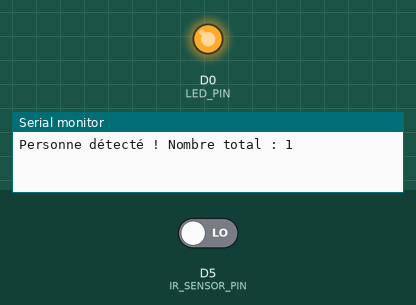
This sketch was run on a simulated ESP8266 (NodeMCU). Shown: output pins drawn as LEDs (lit = HIGH), the last lines printed to the serial monitor. The inputs (shaded band) are chosen by the test bench; at power-on: D5 (IR_SENSOR_PIN) LOW.

Above: at 1.2 s.
1.3 s: D5 (IR_SENSOR_PIN) driven HIGH
At 2.0 s:
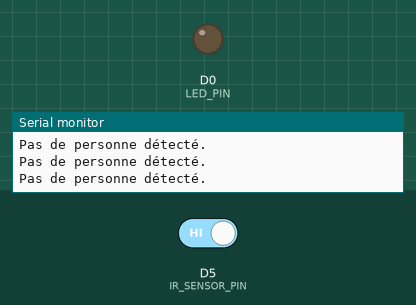
2.8 s: D5 (IR_SENSOR_PIN) driven LOW
At 3.3 s:
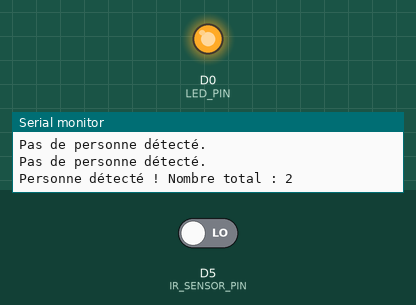
Timing chart, 0 to 5.8 s (numbered marks = the images above; inputs shaded):
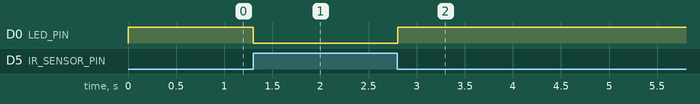

Measured:
- after the input at 1.3 s, D0 (LED_PIN): HIGH → LOW at once
- after the input at 2.8 s, D0 (LED_PIN): LOW → HIGH at once

The sketch:

PROJET_IOT.ino
```cpp
#define IR_SENSOR_PIN D5
#define LED_PIN       D0

int compteur = 0;
bool ancienEtat = HIGH;

void setup() {
  Serial.begin(9600);
  pinMode(IR_SENSOR_PIN, INPUT);
  pinMode(LED_PIN, OUTPUT);
  digitalWrite(LED_PIN, LOW);
}

void loop() {
  int sensorValue = digitalRead(IR_SENSOR_PIN);


  if (ancienEtat == HIGH && sensorValue == LOW) {
    if (compteur < 20) {
      compteur++;
      Serial.print("Personne détecté ! Nombre total : ");
      Serial.println(compteur);
      digitalWrite(LED_PIN, HIGH);

      if (compteur == 20) {
        Serial.println("Nombre de passages maximal atteint !");
      }
    }
  } else if (sensorValue == HIGH) {
    Serial.println("Pas de personne détecté.");
    digitalWrite(LED_PIN, LOW);
  }

  ancienEtat = sensorValue;
  delay(100);
}
```
